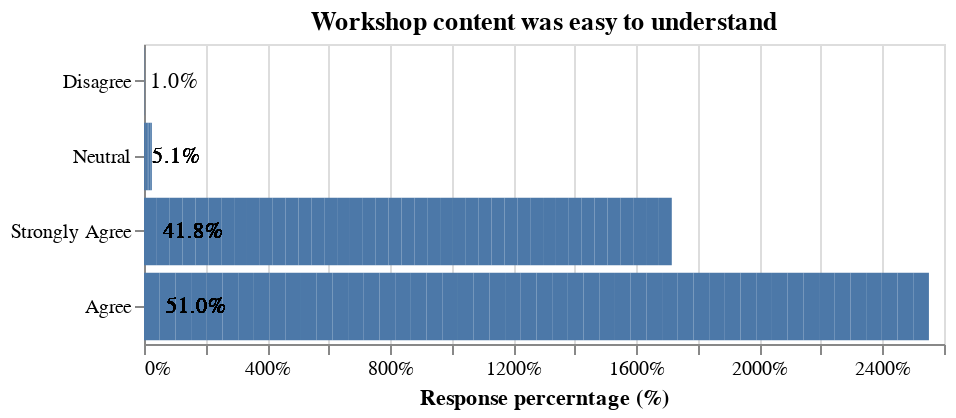

Notebook source saved alongside this figure:
### Markdown cell above
# The Workshop content was easy to understand

### Code cell
bar = alt.Chart(df, title="Workshop content was easy to understand"
               ).transform_joinaggregate(
    total='count()',
    groupby=['content_ease']
).transform_calculate(
    percent=alt.datum.total/98
).mark_bar().encode(
    x= alt.X('percent:Q', title = "Response percerntage (%)", axis=alt.Axis(format='%')),
    y=alt.Y('content_ease', sort='x', title="")
    ).properties(
    width=400,
    height=150
    )

text = alt.Chart(df, title="Workshop content was easy to understand"
               ).transform_joinaggregate(
    total='count()',
    groupby=['content_ease']
).transform_calculate(
    percent=alt.datum.total/98
).mark_text(
        align='left',
        baseline='middle',
        dx=3
).encode(
        y = alt.Y('content_ease', sort = 'x'),
        x = alt.X('percent:Q'),
        text=alt.Text('percent:Q',format='.1%')
).properties(
    width=800,
    height=250
    )

q2_plot = alt.layer(bar, text, data=df)

# Show the plot|
q2_plot
